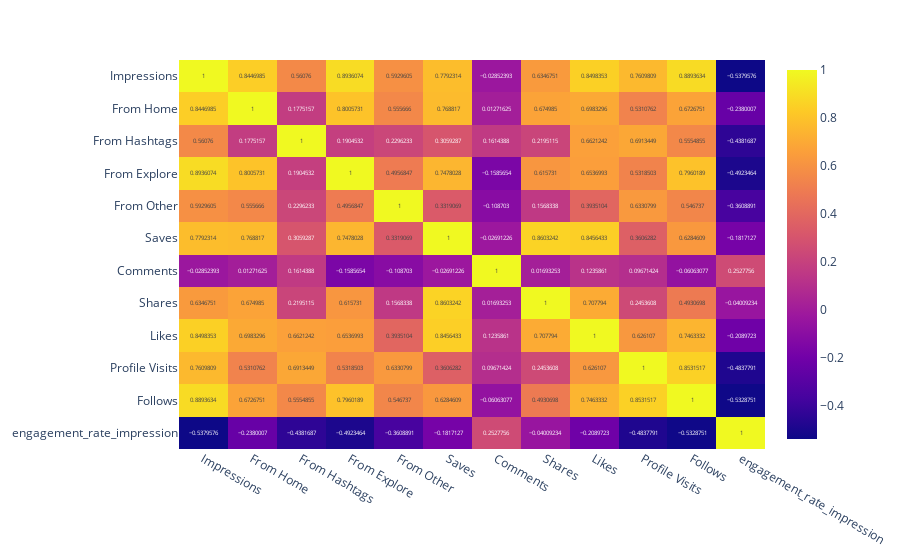

Notebook source saved alongside this figure:
### Code cell
plt.figure(figsize=(10, 5))
px.imshow(df.select_dtypes('number').corr(), text_auto=True, aspect='pastel')

### Figure 1 — Plotly figure (JSON) as saved in the notebook; plotly's stock layout.template omitted (floating-point values rounded to 4 significant figures; data arrays with more than 128 entries replaced by an {"elided": "..."} marker saying what was removed)
{"data": [{"coloraxis": "coloraxis", "hovertemplate": "x: %{x}<br>y: %{y}<br>color: %{z}<extra></extra>", "name": "0", "texttemplate": "%{z}", "type": "heatmap", "x": ["Impressions", "From Home", "From Hashtags", "From Explore", "From Other", "Saves", "Comments", "Shares", "Likes", "Profile Visits", "Follows", "engagement_rate_impression"], "xaxis": "x", "y": ["Impressions", "From Home", "From Hashtags", "From Explore", "From Other", "Saves", "Comments", "Shares", "Likes", "Profile Visits", "Follows", "engagement_rate_impression"], "yaxis": "y", "z": {"elided": "12x12 float values"}}], "layout": {"coloraxis": {"colorscale": [[0, "#0d0887"], [0.1111, "#46039f"], [0.2222, "#7201a8"], [0.3333, "#9c179e"], [0.4444, "#bd3786"], [0.5556, "#d8576b"], [0.6667, "#ed7953"], [0.7778, "#fb9f3a"], [0.8889, "#fdca26"], [1, "#f0f921"]]}, "margin": {"t": 60}, "xaxis": {"anchor": "y", "domain": [0, 1]}, "yaxis": {"anchor": "x", "autorange": "reversed", "domain": [0, 1]}}}
